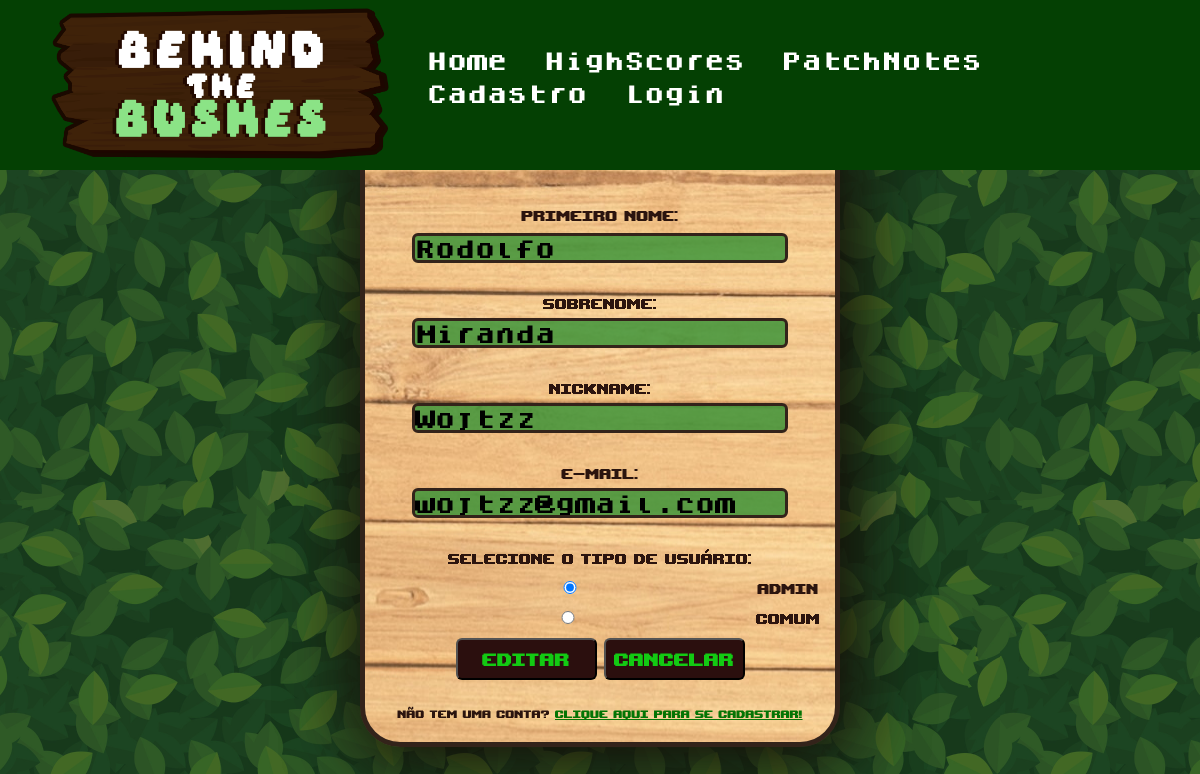
Page /editarUsuario.php?Id=9 on the committed database.
### tables this page shows
CREATE TABLE `tbusuario` (
  `Id` int(11) NOT NULL,
  `NomeUsuario` varchar(30) NOT NULL,
  `SobrenomeUsuario` varchar(50) NOT NULL,
  `NickUsuario` varchar(30) NOT NULL,
  `EmailUsuario` varchar(50) NOT NULL,
  `SenhaUsuario` varchar(30) NOT NULL,
  `TipoUsuario` char(5) NOT NULL,
  `HighScore` int(6) NOT NULL
);

### editarUsuario.php (the view, shortened to what this page needs)
<!DOCTYPE html>
<html lang="pt-br">
<head>
    <link rel="stylesheet" href="editarStyle.css">
    <link href="https://cdn.jsdelivr.net/npm/bootstrap@5.2.3/dist/css/bootstrap.min.css" rel="stylesheet">
    <link rel="stylesheet" href="navTituloStyle.css">
</head>
<body>
    <?php
        require_once("Header.php");
    ?>
    <?php
        if(isset($_GET["Id"])){
            $Id = $_GET["Id"];
            $sql = "SELECT * FROM tbusuario WHERE Id = $Id";
            $consulta = $conn->query($sql);
            $usuario = $consulta ->fetch_assoc();
        }
    ?>
    <div class = "container1">
        <div class="div1" >
            <p class="p1" >Editar</p>
            <form class="form1" action="editarUsuario.php?Id=<?php echo $_GET['Id'] ?>" method="post">
                <label for="txtNome" >Primeiro nome:</label><br>
                <input type="text" id="txtNome" name="txtNome" class="input1"  value="<?php echo $usuario["NomeUsuario"]?>" style="margin-top: 3px;font-family:'DogicaBold';" required><br>
                <label for="txtSobrenome" >Sobrenome:</label><br>
                <input type="text" id="txtSobrenome" name="txtSobrenome" class="input1" value="<?php echo $usuario["SobrenomeUsuario"]?>" style="font-family:'DogicaBold';" required><br>
                <label for="txtNick">Nickname:</label><br>
                <input type="text" id="txtNick" name="txtNick" class="input1" value="<?php echo $usuario["NickUsuario"]?>" style="font-family:'DogicaBold';" required><br>
                <label for="txtEmail">E-mail:</label><br>
                <input type="text" id="txtEmail" name="txtEmail" class="input1"  value="<?php echo $usuario["EmailUsuario"]?>" style="font-family:'DogicaBold';" required><br>
                <label for="TipoUsuario"> Selecione o tipo de usuário:</label><br>
                <input type="radio"  name="TipoUsuario" value="ADMIN" class="input1" style="font-family:'DogicaBold';" <?php echo("ADMIN"==$usuario["TipoUsuario"])?"checked":"" ?>>ADMIN
                <input type="radio" name="TipoUsuario" value="COMUM" class="input1" style="font-family:'DogicaBold';" <?php echo("COMUM"==$usuario["TipoUsuario"])?"checked":"" ?>>COMUM
                <input type="submit" value="Editar" nome="btnEditar" class="BotaoCadastrar">
                <input type="reset" value="Cancelar" nome="btnCancelar" class="BotaoCadastrar">
            </form>
            <p class="p2">Não tem uma conta? <a href="cadastro.php" style="color: rgb(4, 116, 4);">clique aqui para se cadastrar!</a></p>
        </div>
    </div>
</body>
</html>

### editarStyle.css (style rules this page uses)
body { text-align: center; background-image: url(Images/Bush1.png); background-repeat: repeat; }
::placeholder { color: rgba(4, 70, 4, 0.842); opacity: 1; font-size: 17px; }
.container1 { display: flex; justify-content: center; text-align: center; margin-top: 9.5%; }
.div1 { background-image: url(Images/woodenTexture.jpg); width: 40%; height: 50%; background-repeat: no-repeat; border-style: solid; border-width: 5px; border-color: rgb(51, 35, 26); border-radius: 40px; box-shadow: 5px 5px 75px 5px rgba(24, 7, 7, 0.644), 5px 5px 75px 5px rgba(17, 10, 1, 0.651); text-align: center; }
.p1 { margin-bottom: 20px; font-family: 'Upheaval'; font-size: 35px; color: rgb(43, 20, 14); text-decoration: underline; margin-top: 1.9%; }
.p2 { margin-top:4%; font-family: 'Upheaval'; font-size: 15px; color: rgb(43, 20, 14); }
input[type=text] { height: 30px; margin-bottom: 25px; font-family:'DogicaBold'; }
input { border-radius: 6px; }
.input1 { margin-bottom: 3px; background-color: rgba(52, 145, 52, 0.8); font-family: 'Dogica'; font-size: 20px; width: 80%; border-width: 3px; border-style: solid; border-color: rgb(51, 35, 26); }
.form1 { color: rgb(43, 20, 14); margin-bottom: 3px; font-family: 'Upheaval'; font-size: 20px; }
.BotaoCadastrar { margin-top: 1%; margin-bottom: 1%; font-family: 'Upheaval'; font-size: 25px; color: rgb(19, 202, 19); text-decoration: none; background-color: rgb(43, 15, 14); width: 30%; }

### HeaderStyle.css (style rules this page uses)
* { margin: 0; padding: 0; }

### rows in the picture
tbusuario: txtNome "Rodolfo", txtSobrenome "Miranda", txtNick "Wojtzz", txtEmail "wojtzz@gmail.com", TipoUsuario "☑"
